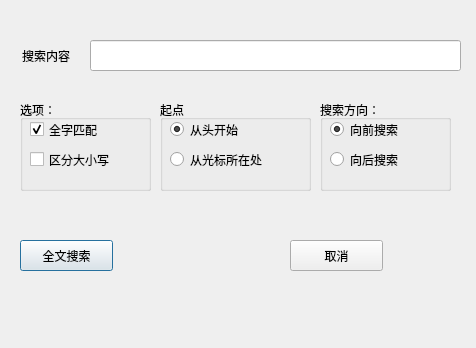
<?xml version="1.0" encoding="UTF-8"?>
<ui version="4.0">
 <class>searchDialog</class>
 <widget class="QDialog" name="searchDialog">
  <property name="geometry">
   <rect>
    <x>0</x>
    <y>0</y>
    <width>476</width>
    <height>348</height>
   </rect>
  </property>
  <property name="windowTitle">
   <string>Dialog</string>
  </property>
  <widget class="QLineEdit" name="lineEdit">
   <property name="geometry">
    <rect>
     <x>90</x>
     <y>40</y>
     <width>371</width>
     <height>31</height>
    </rect>
   </property>
  </widget>
  <widget class="QLabel" name="label">
   <property name="geometry">
    <rect>
     <x>10</x>
     <y>40</y>
     <width>72</width>
     <height>31</height>
    </rect>
   </property>
   <property name="text">
    <string>搜索内容</string>
   </property>
   <property name="alignment">
    <set>Qt::AlignCenter</set>
   </property>
  </widget>
  <widget class="QPushButton" name="search_button">
   <property name="geometry">
    <rect>
     <x>20</x>
     <y>240</y>
     <width>93</width>
     <height>31</height>
    </rect>
   </property>
   <property name="text">
    <string>全文搜索</string>
   </property>
  </widget>
  <widget class="QPushButton" name="cancel_Button">
   <property name="geometry">
    <rect>
     <x>290</x>
     <y>240</y>
     <width>93</width>
     <height>31</height>
    </rect>
   </property>
   <property name="text">
    <string>取消</string>
   </property>
  </widget>
  <widget class="QGroupBox" name="groupBox_opt">
   <property name="geometry">
    <rect>
     <x>20</x>
     <y>100</y>
     <width>131</width>
     <height>91</height>
    </rect>
   </property>
   <property name="title">
    <string>选项：</string>
   </property>
   <widget class="QCheckBox" name="checkBox_full">
    <property name="geometry">
     <rect>
      <x>10</x>
      <y>20</y>
      <width>91</width>
      <height>19</height>
     </rect>
    </property>
    <property name="text">
     <string>全字匹配</string>
    </property>
    <property name="checked">
     <bool>true</bool>
    </property>
   </widget>
   <widget class="QCheckBox" name="checkBox_case">
    <property name="geometry">
     <rect>
      <x>10</x>
      <y>50</y>
      <width>101</width>
      <height>19</height>
     </rect>
    </property>
    <property name="text">
     <string>区分大小写</string>
    </property>
   </widget>
  </widget>
  <widget class="QGroupBox" name="groupBox_dir">
   <property name="geometry">
    <rect>
     <x>320</x>
     <y>100</y>
     <width>131</width>
     <height>91</height>
    </rect>
   </property>
   <property name="title">
    <string>搜索方向：</string>
   </property>
   <widget class="QRadioButton" name="radioButton_farward">
    <property name="geometry">
     <rect>
      <x>10</x>
      <y>20</y>
      <width>115</width>
      <height>19</height>
     </rect>
    </property>
    <property name="text">
     <string>向前搜索</string>
    </property>
    <property name="checked">
     <bool>true</bool>
    </property>
   </widget>
   <widget class="QRadioButton" name="radioButton_backward">
    <property name="geometry">
     <rect>
      <x>10</x>
      <y>50</y>
      <width>115</width>
      <height>19</height>
     </rect>
    </property>
    <property name="text">
     <string>向后搜索</string>
    </property>
    <property name="checked">
     <bool>false</bool>
    </property>
   </widget>
  </widget>
  <widget class="QGroupBox" name="groupBox">
   <property name="geometry">
    <rect>
     <x>160</x>
     <y>100</y>
     <width>151</width>
     <height>91</height>
    </rect>
   </property>
   <property name="title">
    <string>起点</string>
   </property>
   <widget class="QRadioButton" name="radioButton">
    <property name="geometry">
     <rect>
      <x>10</x>
      <y>20</y>
      <width>115</width>
      <height>19</height>
     </rect>
    </property>
    <property name="text">
     <string>从头开始</string>
    </property>
    <property name="checked">
     <bool>true</bool>
    </property>
   </widget>
   <widget class="QRadioButton" name="radioButton_2">
    <property name="geometry">
     <rect>
      <x>10</x>
      <y>50</y>
      <width>115</width>
      <height>19</height>
     </rect>
    </property>
    <property name="text">
     <string>从光标所在处</string>
    </property>
   </widget>
  </widget>
 </widget>
 <resources/>
 <connections>
  <connection>
   <sender>cancel_Button</sender>
   <signal>clicked()</signal>
   <receiver>searchDialog</receiver>
   <slot>close()</slot>
   <hints>
    <hint type="sourcelabel">
     <x>311</x>
     <y>252</y>
    </hint>
    <hint type="destinationlabel">
     <x>321</x>
     <y>188</y>
    </hint>
   </hints>
  </connection>
 </connections>
</ui>
